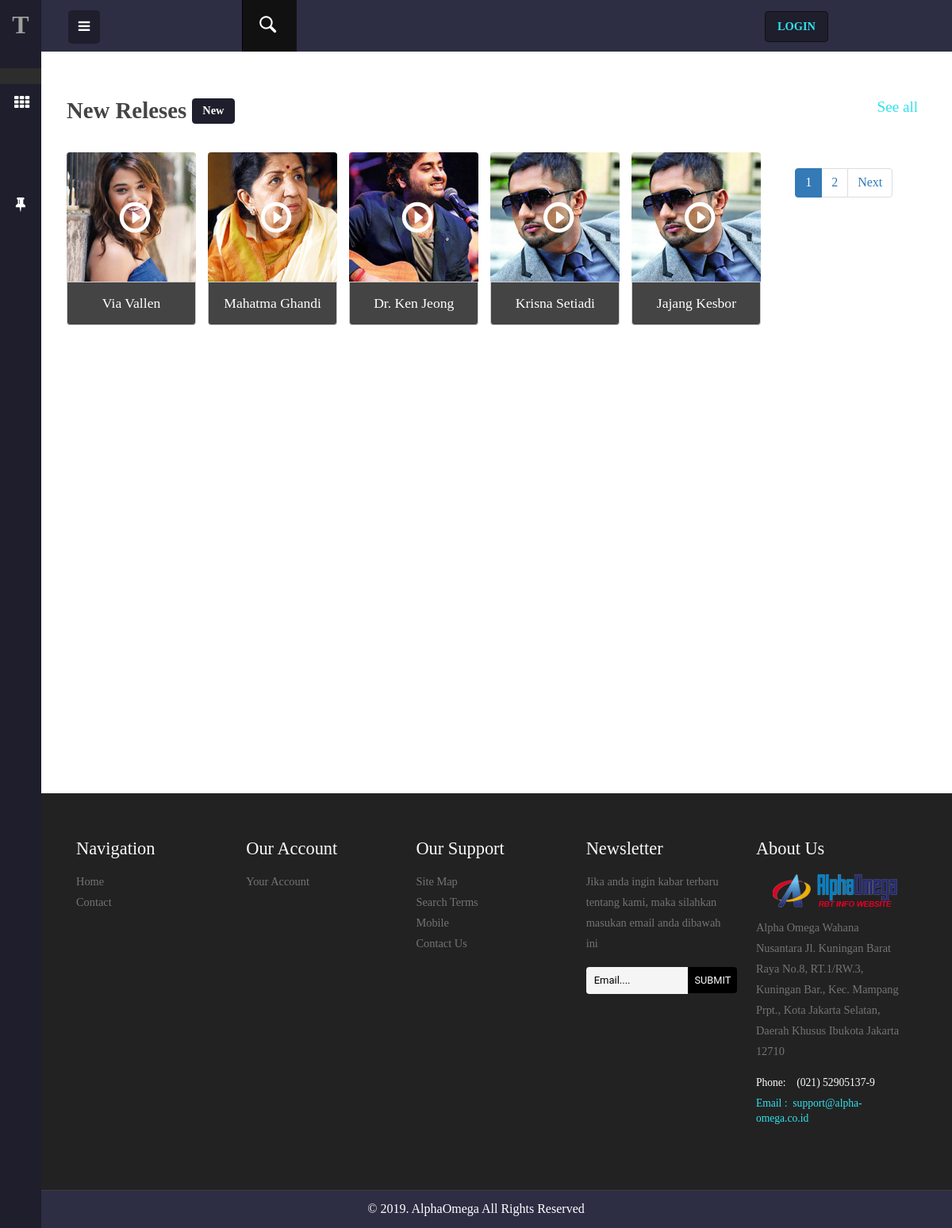
The page /index.php/c_artist on the database its author committed.
### tables this page shows
CREATE TABLE `t_artist` (
  `id_artists` int(11) NOT NULL,
  `partner_id` int(11) NOT NULL,
  `nama_artist` varchar(25) NOT NULL,
  `bio` text NOT NULL,
  `picture_artist` varchar(30) NOT NULL,
  `aktif` tinyint(1) NOT NULL DEFAULT 0
);

### index.php (called while the page is built, shortened)
<?php
require_once BASEPATH.'core/CodeIgniter.php';

### application/config/config.php (called while the page is built, shortened)
<?php
$config['base_url'] = 'http' . ((isset($_SERVER['HTTPS']) && $_SERVER['HTTPS'] == 'on') ? 's' : '')
    .'://'.$_SERVER['HTTP_HOST'].str_replace('//','/',dirname($_SERVER['SCRIPT_NAME']).'/');
$config['index_page'] = '';
$config['uri_protocol']	= 'REQUEST_URI';
$config['url_suffix'] = '';
$config['language']	= 'english';
$config['charset'] = 'UTF-8';
$config['enable_hooks'] = FALSE;
$config['subclass_prefix'] = 'MY_';
$config['composer_autoload'] = FALSE;
$config['permitted_uri_chars'] = 'a-z 0-9~%.:_\-';
$config['enable_query_strings'] = FALSE;
$config['controller_trigger'] = 'c';
$config['function_trigger'] = 'm';
$config['directory_trigger'] = 'd';
$config['allow_get_array'] = TRUE;
$config['log_threshold'] = 0;
$config['log_path'] = '';
$config['log_file_extension'] = '';
$config['log_file_permissions'] = 0644;
$config['log_date_format'] = 'Y-m-d H:i:s';
$config['error_views_path'] = '';
$config['cache_path'] = '';
$config['cache_query_string'] = FALSE;
$config['encryption_key'] = 'qwertyASDFGZXCVbnmLKJHGuiop1234567890+_)(*&^%$#@!<>?":{}';
$config['sess_driver'] = 'files';
$config['sess_cookie_name'] = 'ci_session';
$config['sess_expiration'] = 7200;
$config['sess_save_path'] = NULL;
$config['sess_match_ip'] = FALSE;
$config['sess_time_to_update'] = 300;
$config['sess_regenerate_destroy'] = FALSE;
$config['cookie_prefix']	= '';
$config['cookie_domain']	= '';
$config['cookie_path']		= '/';
$config['cookie_secure']	= FALSE;
$config['cookie_httponly'] 	= FALSE;
$config['standardize_newlines'] = FALSE;
$config['global_xss_filtering'] = FALSE;
$config['csrf_protection'] = FALSE;
$config['csrf_token_name'] = 'csrf_test_name';
$config['csrf_cookie_name'] = 'csrf_cookie_name';
$config['csrf_expire'] = 7200;
$config['csrf_regenerate'] = TRUE;
$config['csrf_exclude_uris'] = array();
$config['compress_output'] = FALSE;
$config['time_reference'] = 'local';
$config['rewrite_short_tags'] = FALSE;
$config['proxy_ips'] = '';

### application/views/main_page/V_Artist.php (the view, shortened to what this page needs)
<?php
    $this->load->view('main_page/parts/V_Header');
    $this->load->view('main_page/parts/V_Navigation');
?>
    <div id="page-wrapper">
        <div class="inner-content">
            <div class="music-browse">
                <link href="<?php echo base_url('assets/main_page/')?>css/popuo-box.css" rel="stylesheet" type="text/css" media="all">
                <div class="browse">
                    <div class="tittle-head two">
                        <h3 class="tittle">New Releses <span class="new">New</span></h3>
                        <a href="<?php echo base_url('assets/main_page/')?>browse.html"><h4 class="tittle third">See all</h4></a>
                        <div class="clearfix"> </div>
                    </div>
                        <div class="tab-content">
                            <div id="" class="tab-pane fade in active">
                                <div class="browse-inner">
                                    <?php if (isset($data)) {
                                    foreach ($data as $dat) {
                                        ?>
                                    <div class="col-md-3 artist-grid">
                                        <a  href="<?php echo base_url('assets/main_page/')?>single.html"><img src="<?php echo base_url('assets/foto_artis/');echo $dat->picture_artist;?>" title="allbum-name"></a>
                                        <a href="<?php echo base_url('assets/main_page/')?>single.html"><i class="glyphicon glyphicon-play-circle"></i></a>
                                        <a class="art" href="<?php echo base_url('assets/main_page/')?>single.html"><?php echo $dat->nama_artist;?></a>
                                    </div>
                                    <?php }?>
                                    <?php
                                    }
                                else {
                                    echo "<div>Kosong.</div>";
                                }
                                ?>
                            <?php if (isset($pagination)) { ?>
                                <?php echo $pagination ?>
                            <?php } ?>
                                </div>
                            </div>
                        </div>
                    </div>
                </div>
            </div>
        </div>
<?php
    $this->load->view('main_page/parts/V_Footer');
?>

### application/controllers/C_Artist.php (shortened to what this page needs)
<?php
class C_Artist extends CI_Controller
{
    function __construct()
    {
        $this->load->model('M_Artist');
        $this->load->library('pagination');
		$this->load->model('M_Dashboard');
    }
    function index()
    {
        $data = array(
            "title" => "Artist",
        );
        $config['base_url'] = base_url().'artist/paging';
        $config['total_rows'] = $this->db->count_all('t_artist');
        $config['per_page'] = 5;
        $config['uri_segment'] = 2;
        $config['first_link']       = 'First';
        $config['last_link']        = 'Last';
        $config['next_link']        = 'Next';
        $config['prev_link']        = 'Prev';
        $config['full_tag_open']    = '<div class="pagging text-center"><nav><ul class="pagination justify-content-center">';
        $config['full_tag_close']   = '</ul></nav></div>';
        $config['num_tag_open']     = '<li class="page-item"><span class="page-link">';
        $config['num_tag_close']    = '</span></li>';
        $config['cur_tag_open']     = '<li class="page-item active"><span class="page-link">';
        $config['cur_tag_close']    = '<span class="sr-only">(current)</span></span></li>';
        $config['next_tag_open']    = '<li class="page-item"><span class="page-link">';
        $config['next_tagl_close']  = '<span aria-hidden="true">&raquo;</span></span></li>';
        $config['prev_tag_open']    = '<li class="page-item"><span class="page-link">';
        $config['prev_tagl_close']  = '</span>Next</li>';
        $config['first_tag_open']   = '<li class="page-item"><span class="page-link">';
        $config['first_tagl_close'] = '</span></li>';
        $config['last_tag_open']    = '<li class="page-item"><span class="page-link">';
        $config['last_tagl_close']  = '</span></li>';
        $this->pagination->initialize($config);
        $page = ($this->uri->segment(2)) ? $this->uri->segment(2) : 0;
        $data['data'] = $this->M_Artist->get_artist($config['per_page'], $page);
        $data['pagination'] = $this->pagination->create_links();
        $this->load->view('main_page/V_Artist',$data);
    }
}

### application/views/main_page/parts/V_Header.php (shortened to what this page needs)
<!DOCTYPE HTML>
<html>
<head>
	<link rel="stylesheet" href="https://maxcdn.bootstrapcdn.com/bootstrap/3.4.0/css/bootstrap.min.css">
    <link href="<?php echo base_url()?>assets/main_page/css/style.css" rel='stylesheet' type='text/css' />
    <link href="<?php echo base_url()?>assets/main_page/css/font-awesome.css" rel="stylesheet">
    <link rel="stylesheet" href="https://cdn.linearicons.com/free/1.0.0/icon-font.min.css">
</head>

### application/views/main_page/parts/V_Navigation.php (shortened to what this page needs)
<?php
$islogin =  $this->session->userdata('isLogin');
?>
<body class="sticky-header left-side-collapsed" onload="initMap()">
<section>
    <div class="left-side sticky-left-side">
        <div class="logo-icon text-center">
            <a href="<?php echo base_url()?>">T</a>
        </div>
        <div class="left-side-inner">
            <ul class="nav nav-pills nav-stacked custom-nav">
                <li class="active"><a href="<?php echo base_url()?>"><i class="lnr lnr-home"></i><span>Home</span></a></li>
                <li><a href="#" data-toggle="modal" data-target="#myModal1"><i class="fa fa-th"></i><span>Apps</span></a></li>
                <li><a href="<?php echo base_url('artist')?>"><i class="lnr lnr-users"></i> <span>Artists</span></a></li>
                <li><a href="<?php echo base_url('album')?>"><i class="lnr lnr-music-note"></i> <span>Albums</span></a></li>
                <li class="menu-list"><a href="<?php echo base_url('album')?>"><i class="lnr lnr-indent-increase"></i> <span>Browser</span></a>
                </li>
                <li class="menu-list"><a href="#"><i class="lnr lnr-heart"></i>  <span>My Favourities</span></a>
                </li>
                <li class="menu-list"><a href="<?php echo base_url()?>contact"><i class="fa fa-thumb-tack"></i><span>Contact</span></a>
                </li>
            </ul>
        </div>
    </div>
    <div class="main-content">
        <div class="header-section">
            <a class="toggle-btn  menu-collapsed"><i class="fa fa-bars"></i></a>
            <div class="menu-right">
                <div class="profile_details">
                    <div style="" class="col-md-4 serch-part">
                        <div  id="sb-search" class="sb-search">
                            <form action="#" method="post">
                                <span class="sb-icon-search"> </span>
                            </form>
                        </div>
                    </div>
                    <?php if ($islogin == FALSE) {?>
                    <div style="padding-right: 20%;float: right; padding-bottom: 10px;clear: right;" class="col-md-4 login-pop">
                        <div id="loginpop">
                            <a href="<?php echo base_url('login')?>">
                                <span>Login
                                    <?php }?>
                                </span>
                            </a>
                        </div>
                    </div>
                                     <div class="clearfix"> </div>
                        </div>
                    </div>
                </div>
</body>

### application/views/main_page/parts/V_Footer.php (shortened to what this page needs)
<?php
$login = $this->session->userdata('isLogin');
?>
<div class="footer">
    <div class="footer-grid">
        <h3>Navigation</h3>
        <ul class="list1">
            <li><a href="<?php echo base_url()?>">Home</a></li>
            <li><a href="<?php echo base_url('contact')?>">Contact</a></li>
        </ul>
    </div>
    <div class="footer-grid">
        <h3>Our Account</h3>
        <ul class="list1">
            <?php if ($login == TRUE){?>
            <li><a href="<?php echo base_url('dashboard')?>" >Your Account</a></li>
            <?php } else {?>
            <li><a href="<?php echo base_url('login')?>" >Your Account</a></li>
            <?php  }?>
        </ul>
    </div>
    <div class="footer-grid">
        <h3>Our Support</h3>
        <ul class="list1">
            <li><a href="<?php echo base_url('contact')?>">Site Map</a></li>
            <li><a href="#">Search Terms</a></li>
            <li><a href="#" data-toggle="modal" data-target="#myModal1">Mobile</a></li>
            <li><a href="<?php echo base_url('contact')?>">Contact  Us</a></li>
        </ul>
    </div>
    <div class="footer-grid">
        <h3>Newsletter</h3>
        <p class="footer_desc">Jika anda ingin kabar terbaru tentang kami, maka silahkan masukan email anda dibawah ini</p>
        <div class="search_footer">
            <form>
                <input type="text" placeholder="Email...." required="">
                <input type="submit" value="Submit">
            </form>
        </div>
    </div>
    <div class="footer-grid footer-grid_last">
        <h3>About Us</h3>
    <h1><img src="<?php echo base_url('assets/main_page/images/')?>Homelogo.png"></h1>
        <p class="footer_desc">Alpha Omega Wahana Nusantara
            Jl. Kuningan Barat Raya No.8, RT.1/RW.3, Kuningan Bar., Kec. Mampang Prpt., Kota Jakarta Selatan, Daerah Khusus Ibukota Jakarta 12710</p>
        <p class="f_text">Phone:  &nbsp;&nbsp;&nbsp;(021) 52905137-9</p>
        <p class="email">Email : &nbsp;<span><a href="mailto:support@alpha-omega.co.id">support@alpha-omega.co.id</a></span></p>
    </div>
    <div class="clearfix"> </div>
</div>
<footer>
    <p>&copy 2019. AlphaOmega All Rights Reserved </p>
</footer>
</body>
</html>

### rows shown on the page
t_artist: picture_artist (picture), nama_artist "Via Vallen"
t_artist: picture_artist (picture), nama_artist "Mahatma Ghandi"
t_artist: picture_artist (picture), nama_artist "Dr. Ken Jeong"
t_artist: picture_artist (picture), nama_artist "Krisna Setiadi"
t_artist: picture_artist (picture), nama_artist "Jajang Kesbor"

### other values the page prints
$pagination "1 2 Next"
